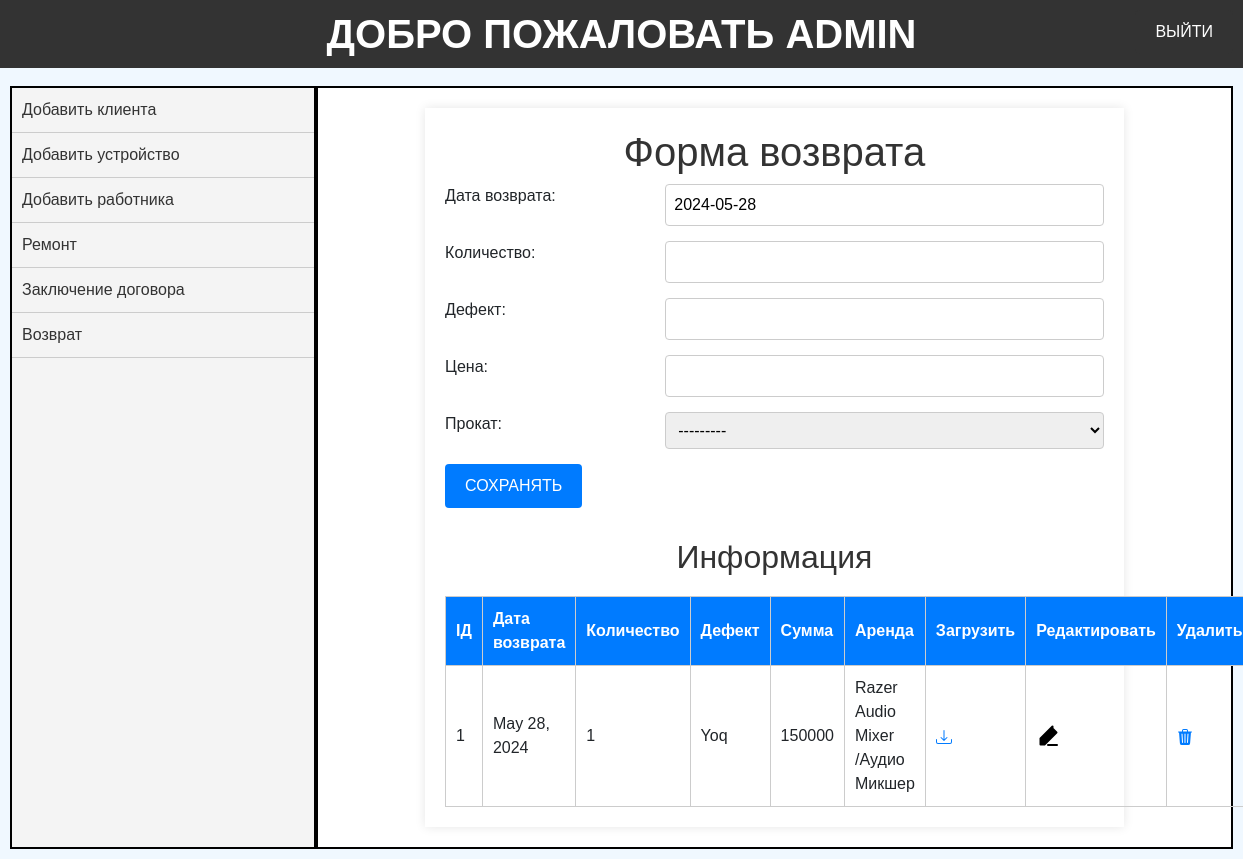
The app's page /qaytarish/ (signed in) with its own data.
### rental/models.py (models this page shows, shortened)
class CustomUser(AbstractUser):
    ism = models.CharField(max_length=255)
    familiya = models.CharField(max_length=255)
    lavozimi = models.CharField(max_length=255)
    username = models.CharField(max_length=255, unique=True)
    password = models.CharField(max_length=255)
    is_staff = models.BooleanField(default=False)
    is_active = models.BooleanField(default=True)

class Qaytarish(models.Model):
    qaytarilgan_sana = models.DateField(default=timezone.now)
    miqdori = models.IntegerField()
    nosozlik = models.CharField(max_length=255)
    summa = models.BigIntegerField()
    prokat = models.ForeignKey(Prokat, on_delete=models.CASCADE)

class Prokat(models.Model):
    mijoz = models.ForeignKey(Mijozlar, on_delete=models.CASCADE)
    qurilma = models.ForeignKey(Qurilmalar, on_delete=models.CASCADE)
    ishchi = models.ForeignKey(CustomUser, on_delete=models.CASCADE)
    berilgan_sanasi = models.DateField(default=timezone.now)
    qaytish_sanasi = models.DateField()
    kunlar_soni = models.BigIntegerField()
    umumiy_narx = models.DecimalField(max_digits=10, decimal_places=2)
    montaj = models.BooleanField(default=False)
    xizmat_narxi = models.DecimalField(max_digits=10, decimal_places=2)
    avans = models.DecimalField(max_digits=10, decimal_places=2)
    miqdori = models.IntegerField()
    kunlik_narxi =  models.DecimalField(max_digits=10, decimal_places=2)
    def __str__(self):
        return str(self.qurilma)

class Qurilmalar(models.Model):
    tur = models.ForeignKey(Turlar, on_delete=models.CASCADE)
    nomi = models.CharField(max_length=255)
    tasnif = models.CharField(max_length=255)
    rasmi = models.ImageField(default='static/img/default.jpg')
    holati = models.CharField(max_length=255)
    narxi =  models.DecimalField(max_digits=10, decimal_places=2 ,default=0)
    def __str__(self):
        return self.nomi

### rental/views.py (the view, shortened to what this page needs)
# urls.py: path('qaytarish/',QaytarishView.as_view(),name='qaytarish'),
class QaytarishView(LoginRequiredMixin,View):
    def get(self,request):
        form=QaytarishForm()
        malumot=Qaytarish.objects.all()
        return render(request,'qaytarish.html',{'form':form,'malumotlar':malumot})

### rental/forms.py
class QaytarishForm(forms.ModelForm):
    class Meta:
        model = Qaytarish
        fields = ['qaytarilgan_sana', 'miqdori', 'nosozlik', 'summa', 'prokat']
        labels = {
            'qaytarilgan_sana': 'Дата возврата',
            'miqdori': 'Количество',
            'nosozlik': 'Дефект',
            'summa': 'Цена',
            'prokat': 'Прокат',
        }

### templates/qaytarish.html (shortened to what this page needs)
{% extends 'home.html'%}
{%block content%}
<html lang="en">
<head>
</head>
<body>
    <div class="container">
        <h1>Форма возврата</h1>
        <form method="post">
            {{ form.as_p }}
            <button type="submit" class="btn">СОХРАНЯТЬ</button>
        </form>
        <h2>Информация</h2>
        <table class="data-table">
            <thead>
                <tr>
                    <th>IД</th>
                    <th>Дата возврата</th>
                    <th>Количество</th>
                    <th>Дефект</th>
                    <th>Сумма</th>
                    <th>Аренда</th>
                    <th>Загрузить</th>
                    <th>Редактировать</th>
                    <th>Удалить</th>
                </tr>
            </thead>
            <tbody>
                {% for i in malumotlar %}
                    <tr>
                        <td>{{ i.id }}</td>
                        <td>{{ i.qaytarilgan_sana }}</td>
                        <td>{{ i.miqdori }}</td>
                        <td>{{ i.nosozlik }}</td>
                        <td>{{ i.summa }}</td>
                        <td>{{ i.prokat }}</td>
                        <td><a href="{% url 'qaytarish_download' i.pk %}"></a></td>
                        <td><a href="{% url 'qaytarish_edit' i.pk%}"></a></td>
                <td><a href="{% url 'qaytarish_delete' i.pk%}"></a></td>
                    </tr>
                {% endfor %}
            </tbody>
        </table>
    </div>
    {%endblock content%}

### templates/home.html (shortened to what this page needs)
<!DOCTYPE html>
{%load static%}
<html lang="en">
<head>
    <link rel="stylesheet" href="https://stackpath.bootstrapcdn.com/bootstrap/4.5.2/css/bootstrap.min.css">
</head>
<body>
    <h1 class="title"> Добро пожаловать {{request.user.username}}</h1>
    <a href="{% url 'logout'%}">ВЫЙТИ</a>
    <main class="layout">
        <section class="first">
            {% if request.user.lavozimi == "Admin"%}
            <ul>
                <li><a href="{% url 'mijoz'%}">Добавить клиента</a></li>
                <li><a href="{% url 'qurilmalar'%}">Добавить устройство</a></li>
                <li><a href="{% url 'ishchilar'%}">Добавить работника</a></li>
                <li><a href="{% url 'tamirlash'%}">Ремонт</a></li>
                <li><a href="{% url 'prokot'%}">Заключение договора</a></li>
                <li><a href="{% url 'qaytarish'%}">Возврат</a></li>
            </ul>
            {%endif%}
        </section>
        <section class="second">
            {%block content%}
            {%endblock content%}
        </section>
    </main>
</body>
</html>

### templates/qaytarish.html (style rules this page uses)
body { font-family: Arial, sans-serif; background-color: #f0f8ff; margin: 0; padding: 0; }
.container { width: 80%; margin: 0 auto; padding: 20px; background-color: #fff; box-shadow: 0 0 10px rgba(0, 0, 0, 0.1); }
h1, h2 { text-align: center; color: #333; }
form { margin-bottom: 30px; }
form p { display: flex; justify-content: space-between; margin-bottom: 15px; }
form label { flex: 1; margin-right: 10px; }
form input, form select, form textarea { flex: 2; padding: 8px; border: 1px solid #ccc; border-radius: 4px; }
.btn { display: inline-block; padding: 10px 20px; color: #fff; background-color: #007bff; border: none; border-radius: 4px; cursor: pointer; text-align: center; }
.data-table { width: 100%; border-collapse: collapse; margin-top: 20px; }
.data-table thead { background-color: #007bff; color: #fff; }
.data-table th, .data-table td { border: 1px solid #ccc; padding: 10px; text-align: left; }

### records on screen
CustomUser: user.username "ADMIN"
Qaytarish: id "1", qaytarilgan_sana "May 28, 2024", miqdori "1", nosozlik "Yoq", summa "150000", prokat "Razer Audio Mixer /Aудио Микшер"
